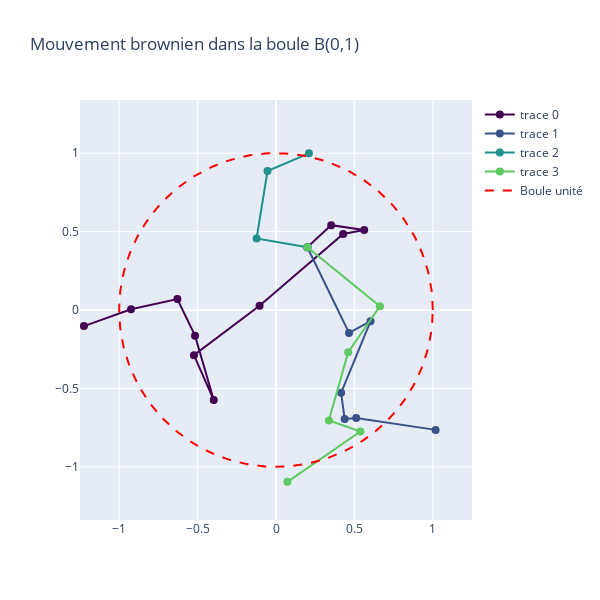

Notebook code cell kept with this figure:
### Markdown cell above
# OPTIONAL WITH PLOTLY

### Code cell
fig = go.Figure()

for i in range(len(data)):
    fig.add_trace(go.Scatter(
        x=data[i][:,0],
        y=data[i][:,1],
        mode='markers+lines',
        marker=dict(size=8, color=colors_plotly[i]),
        line=dict(color=colors_plotly[i]),
        text=[f"Step {i}" for i in steps],
        hoverinfo='text'
    ))

theta = np.linspace(0, 2*np.pi, 200)
circle_x = np.cos(theta)
circle_y = np.sin(theta)

fig.add_trace(go.Scatter(
    x=circle_x,
    y=circle_y,
    mode='lines',
    line=dict(color='red', dash='dash'),
    name='Boule unité'
))

fig.update_layout(
    width=600,
    height=600,
    xaxis=dict(range=[-1.25,1.25]),
    yaxis=dict(range=[-1.25,1.25]),
    yaxis_scaleanchor="x",
    title="Mouvement brownien dans la boule B(0,1)"
)

fig.show()

### Figure 1 — Plotly figure (JSON) as saved in the notebook; plotly's stock layout.template omitted (floating-point values rounded to 4 significant figures; data arrays with more than 128 entries replaced by an {"elided": "..."} marker saying what was removed)
{"data": [{"hoverinfo": "text", "line": {"color": "rgba(68,1,84,1.0)"}, "marker": {"color": "rgba(68,1,84,1.0)", "size": 8}, "mode": "markers+lines", "text": ["Step 0", "Step 1", "Step 2", "Step 3", "Step 4", "Step 5"], "type": "scatter", "x": [0.2, 0.352, 0.5624, 0.4286, -0.105, -0.5233, -0.3969, -0.5164, -0.6291, -0.9243, -1.225], "y": [0.4, 0.5412, 0.5101, 0.4849, 0.02724, -0.2881, -0.5745, -0.1636, 0.06962, 0.004651, -0.1026]}, {"hoverinfo": "text", "line": {"color": "rgba(58,82,139,1.0)"}, "marker": {"color": "rgba(58,82,139,1.0)", "size": 8}, "mode": "markers+lines", "text": ["Step 0", "Step 1", "Step 2", "Step 3", "Step 4", "Step 5"], "type": "scatter", "x": [0.2, 0.4657, 0.6031, 0.4152, 0.438, 0.5116, 1.018], "y": [0.4, -0.1462, -0.07105, -0.5283, -0.6958, -0.6889, -0.7646]}, {"hoverinfo": "text", "line": {"color": "rgba(32,144,140,1.0)"}, "marker": {"color": "rgba(32,144,140,1.0)", "size": 8}, "mode": "markers+lines", "text": ["Step 0", "Step 1", "Step 2", "Step 3", "Step 4", "Step 5"], "type": "scatter", "x": [0.2, -0.1237, -0.05409, 0.21], "y": [0.4, 0.4567, 0.8865, 0.9994]}, {"hoverinfo": "text", "line": {"color": "rgba(94,201,97,1.0)"}, "marker": {"color": "rgba(94,201,97,1.0)", "size": 8}, "mode": "markers+lines", "text": ["Step 0", "Step 1", "Step 2", "Step 3", "Step 4", "Step 5"], "type": "scatter", "x": [0.2, 0.6627, 0.4604, 0.3372, 0.538, 0.0729], "y": [0.4, 0.02408, -0.2689, -0.7043, -0.7745, -1.096]}, {"line": {"color": "red", "dash": "dash"}, "mode": "lines", "name": "Boule unité", "type": "scatter", "x": {"elided": "200 float values"}, "y": {"elided": "200 float values"}}], "layout": {"height": 600, "title": {"text": "Mouvement brownien dans la boule B(0,1)"}, "width": 600, "xaxis": {"range": [-1.25, 1.25]}, "yaxis": {"range": [-1.25, 1.25], "scaleanchor": "x"}}}
